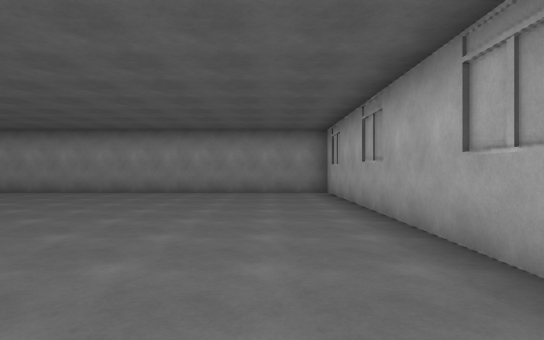
[1] (above)

16 first-person views from a walk through a Unity game level. The camera is 1.3 m above the floor, looks level and sees 80° across. The floor is counted in squares, 2 m on a side. Each view is taken from the middle of a square. On the plan, view 1 faces up. The plan holds only what a view shows up to about 10 squares ahead; the rest is blank. The place goes on beyond the plan.

[2]
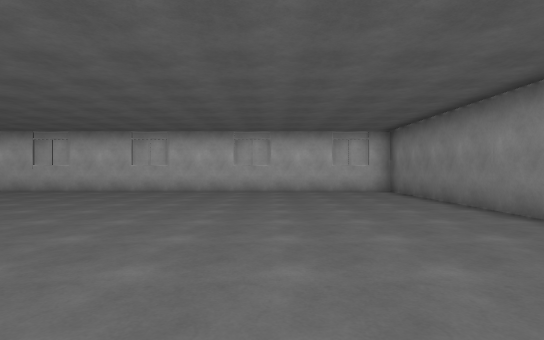

[3]
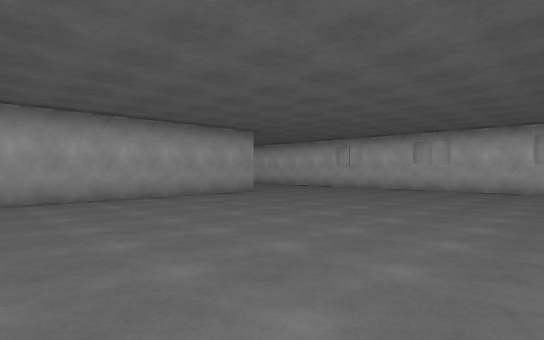

[4]
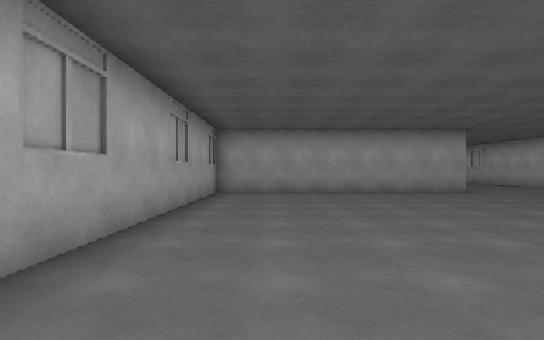

[5]
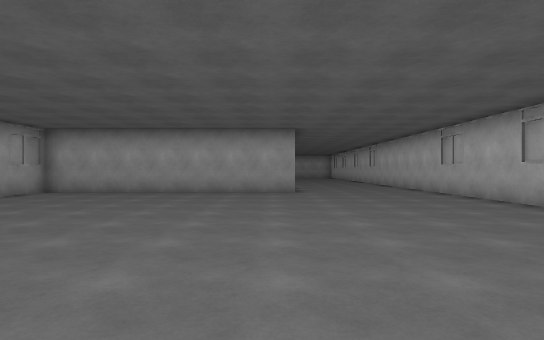

[6]
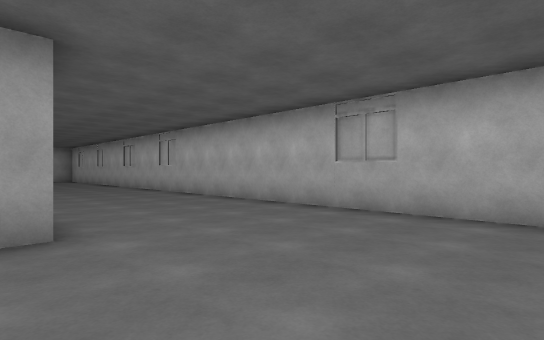

[7]
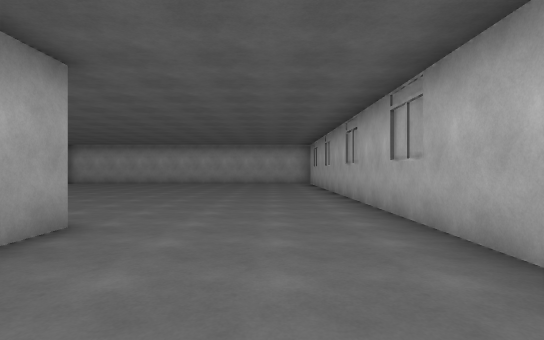

[8]
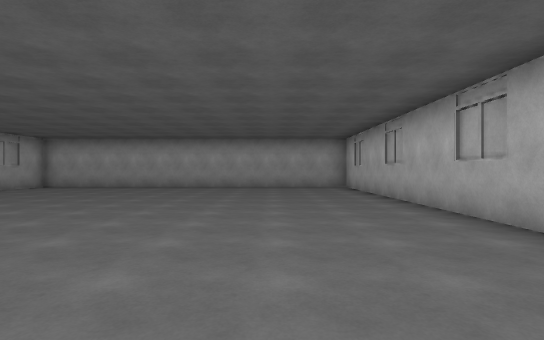

[9]
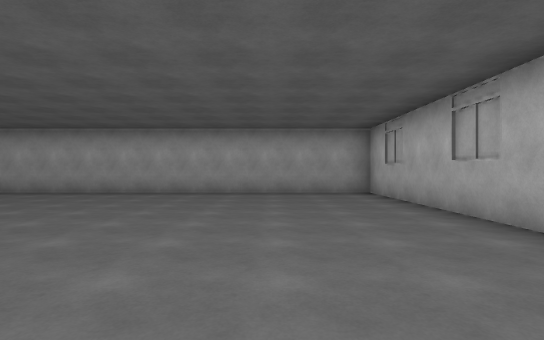

[10]
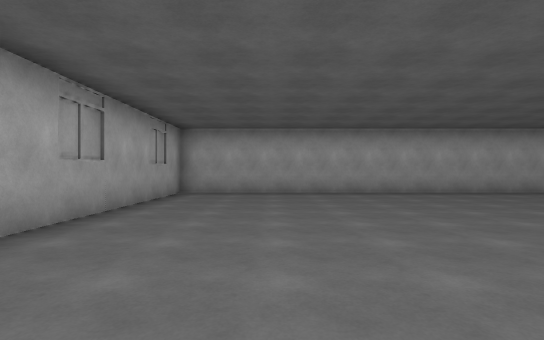

[11]
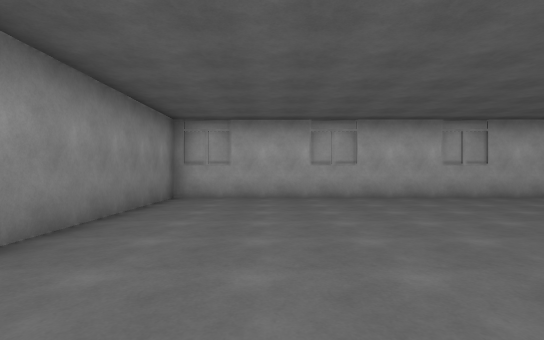

[12]
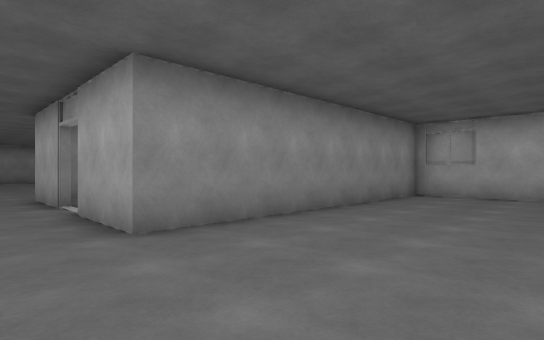

[13]
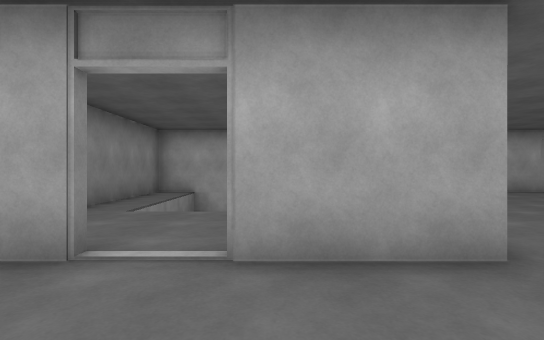

[14]
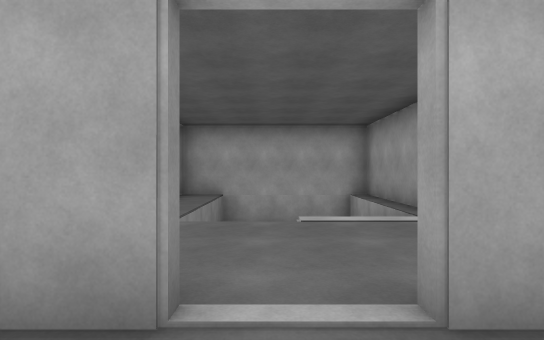

[15]
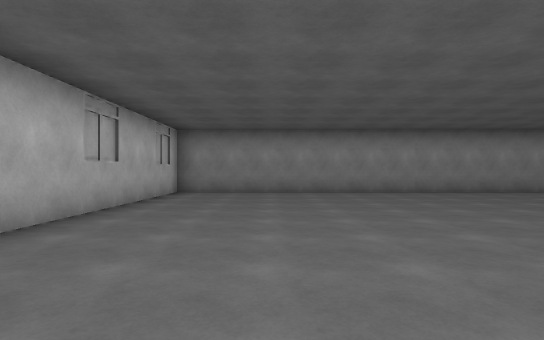

[16]
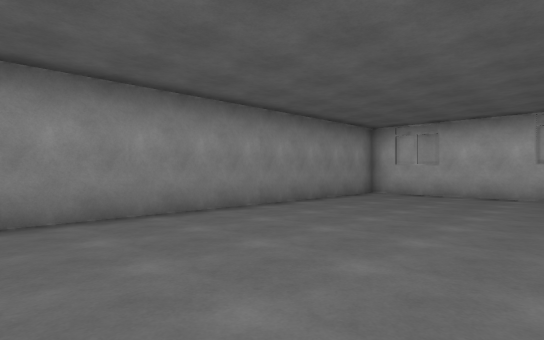

### Floor plan
Points are (right, up) in squares from view 1. A wall is a line through its corners. A room is listed if a view was taken in it or the views show most of it. See-through windows are left out.
Room 1 (views 1, 2, 3, 4, 5, 6, 15, 16)
walls: (-5.7, -1.5) (1.6, -1.5) (1.6, 9.5) (-9.8, 9.6) (-9.8, -0.6)
ways out: opening at (-8, -1.3) to room 2
Room 2 (views 7, 8, 9, 10, 11, 12, 13, 14)
walls: (-5.7, -3.6) (-5.7, -1.5); (1.8, -6.7) (-5.7, -6.7) (-5.7, -4.6); (-9.8, -0.6) (-9.8, -18.2) (1.6, -18.2) (1.6, -6.1)
ways out: opening at (-8, -1.3) to room 1; opening at (-6, -4) to room 3
Room 3 (no view inside)
walls: (-1.4, -6.5) (1.6, -6.5); (1.6, -6.1) (1.6, -1.6) (-2.1, -1.6)
ways out: opening at (-6, -4) to room 2

Where each view was taken, in squares from view 1:
view 1: 0 up, 0 right, facing up
view 2: 6 up, 0 right, facing left
view 3: 6 up, 1 right, facing down-left
view 4: 8 up, 0 right, facing down
view 5: 8 up, 5 left, facing down
view 6: 2 up, 5 left, facing down-left
view 7: 3 down, 8 left, facing down
view 8: 6 down, 7 left, facing down
view 9: 9 down, 7 left, facing down
view 10: 9 down, 1 left, facing down
view 11: 9 down, 6 left, facing right
view 12: 10 down, 7 left, facing up-right
view 13: 5 down, 8 left, facing right
view 14: 4 down, 7 left, facing right
view 15: 0 up, 7 left, facing up
view 16: 5 up, 7 left, facing up-right
